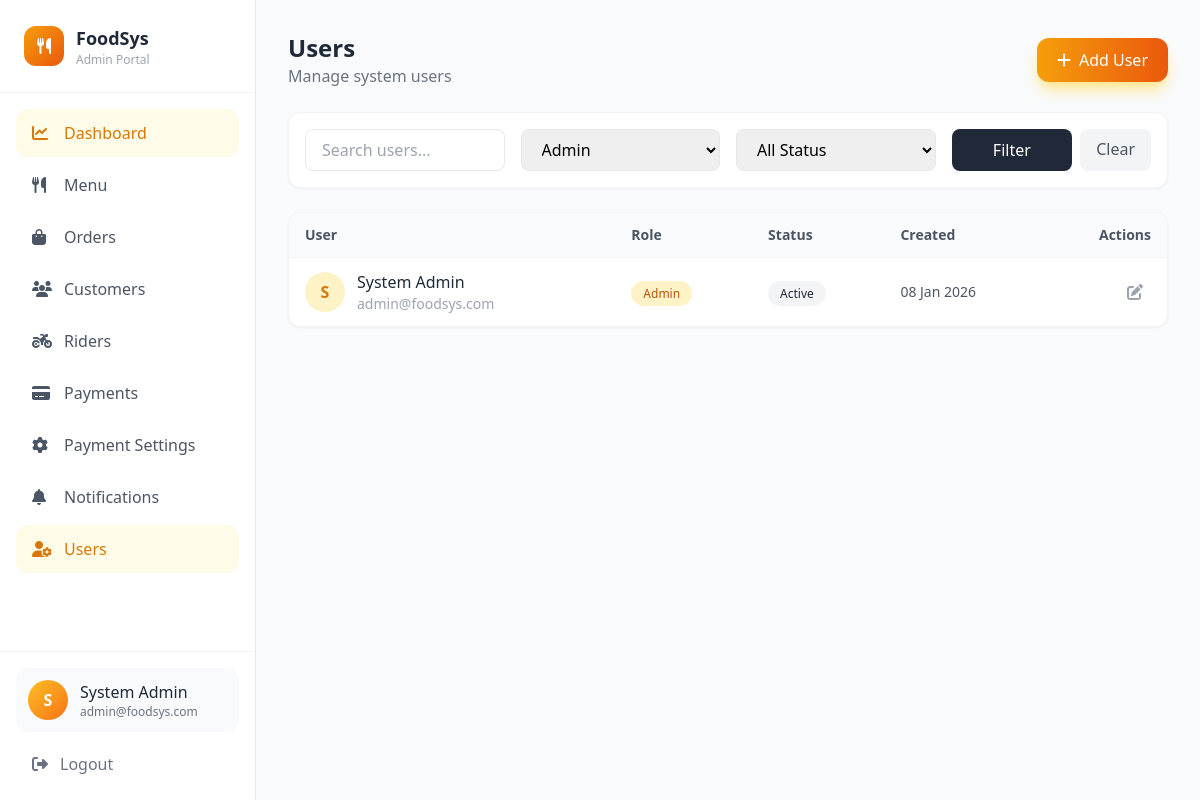
Screenshot of /admin/users.php?role=admin (signed in) with the database file from the repository.
### tables this page shows
CREATE TABLE IF NOT EXISTS `users` (
  `id` INT UNSIGNED NOT NULL AUTO_INCREMENT,
  `name` VARCHAR(100) NOT NULL,
  `email` VARCHAR(100) NOT NULL,
  `phone` VARCHAR(20) NOT NULL,
  `password` VARCHAR(255) NOT NULL,
  `role` ENUM('admin', 'staff', 'rider', 'customer') NOT NULL DEFAULT 'staff',
  `status` ENUM('active', 'inactive') NOT NULL DEFAULT 'active',
  `created_at` TIMESTAMP DEFAULT CURRENT_TIMESTAMP,
  `updated_at` TIMESTAMP DEFAULT CURRENT_TIMESTAMP ON UPDATE CURRENT_TIMESTAMP,
  PRIMARY KEY (`id`),
  UNIQUE KEY `unique_email` (`email`),
  KEY `idx_role` (`role`),
  KEY `idx_status` (`status`)
);

### classes/Database.php (called while the page is built, shortened)
<?php
class Database {
    private static $instance = null;
    private $connection;
    private function __construct() {
        try {
            $this->connection = new mysqli(
                DB_HOST,
                DB_USER,
                DB_PASS,
                DB_NAME
            );
            $this->connection->set_charset(DB_CHARSET);
        } catch (Exception $e) {
            throw new Exception("Database connection error: " . $e->getMessage());
        }
    }
    public static function getInstance() {
        if (self::$instance === null) {
            self::$instance = new self();
        }
        return self::$instance;
    }
    public function select($query, $params = []) {
        $stmt = $this->prepare($query, $params);
        $result = $stmt->get_result();
        $rows = [];
        while ($row = $result->fetch_assoc()) {
            $rows[] = $row;
        }
        return $rows;
    }
    private function prepare($query, $params = []) {
        $stmt = $this->connection->prepare($query);
        if (!empty($params)) {
            $types = '';
            $values = [];
            foreach ($params as $param) {
                if (is_int($param)) {
                    $types .= 'i';
                    $values[] = $param;
                } elseif (is_float($param)) {
                    $types .= 'd';
                    $values[] = $param;
                } elseif (is_null($param)) {
                    $types .= 's';
                    $values[] = null;
                } else {
                    $types .= 's';
                    $values[] = $param;
                }
            }
            if (!empty($types)) {
                array_unshift($values, $types);
                call_user_func_array([$stmt, 'bind_param'], $this->refValues($values));
            }
        }
        $result = $stmt->execute();
        return $stmt;
    }
    private function refValues($arr) {
        $refs = [];
        foreach ($arr as $key => $value) {
            $refs[$key] = &$arr[$key];
        }
        return $refs;
    }
}

### classes/User.php (called while the page is built, shortened)
<?php
class User {
    private $db;
    public function __construct() {
        $this->db = Database::getInstance();
    }
    public function getAll($role = null, $status = null, $search = null) {
        $query = "SELECT id, name, email, phone, role, status, created_at FROM users WHERE 1=1";
        $params = [];
        if ($role) {
            $query .= " AND role = ?";
            $params[] = $role;
        }
        $query .= " ORDER BY created_at DESC";
        return $this->db->select($query, $params);
    }
}

### admin/users.php (the view, shortened to what this page needs)
<?php
require_once dirname(__DIR__) . '/config/config.php';
$userObj = new User();
require_once INCLUDES_PATH . '/header.php';
$role = $_GET['role'] ?? '';
$statusFilter = $_GET['status'] ?? '';
$search = $_GET['search'] ?? '';
$users = $userObj->getAll($role ?: null, $statusFilter ?: null, $search ?: null);
?>
<div class="flex flex-col md:flex-row md:items-center md:justify-between gap-4 mb-6">
    <div>
        <h1 class="text-2xl font-bold text-gray-800">Users</h1>
        <p class="text-gray-500">Manage system users</p>
    </div>
    <button onclick="openNewUserModal()" class="inline-flex items-center gap-2 px-5 py-2.5 bg-gradient-to-r from-amber-500 to-orange-600 text-white font-medium rounded-xl hover:from-amber-600 hover:to-orange-700 transition-all shadow-lg shadow-amber-200">
        <i class="fas fa-plus"></i>
        <span>Add User</span>
    </button>
</div>
<div class="bg-white rounded-xl border border-gray-100 p-4 mb-6 shadow-sm">
    <form method="GET" action="" class="grid grid-cols-1 md:grid-cols-4 gap-4">
        <div>
            <input type="text" name="search" value="<?php echo htmlspecialchars($search); ?>" placeholder="Search users..." class="w-full px-4 py-2 border border-gray-200 rounded-lg focus:ring-2 focus:ring-amber-500 focus:border-amber-500">
        </div>
        <div>
            <select name="role" class="w-full px-4 py-2 border border-gray-200 rounded-lg focus:ring-2 focus:ring-amber-500 focus:border-amber-500">
                <option value="admin" <?php echo $role === 'admin' ? 'selected' : ''; ?>>Admin</option>
            </select>
        </div>
        <div>
            <select name="status" class="w-full px-4 py-2 border border-gray-200 rounded-lg focus:ring-2 focus:ring-amber-500 focus:border-amber-500">
                <option value="">All Status</option>
            </select>
        </div>
        <div class="flex gap-2">
            <button type="submit" class="flex-1 px-4 py-2 bg-gray-800 text-white rounded-lg hover:bg-gray-700">Filter</button>
            <a href="users.php" class="px-4 py-2 bg-gray-100 text-gray-600 rounded-lg hover:bg-gray-200">Clear</a>
        </div>
    </form>
</div>
<div class="bg-white rounded-xl border border-gray-100 shadow-sm overflow-hidden">
    <div class="hidden md:block overflow-x-auto">
        <table class="w-full">
            <thead class="bg-gray-50 border-b border-gray-100">
                <tr>
                    <th class="text-left px-4 py-3 text-sm font-semibold text-gray-600">User</th>
                    <th class="text-left px-4 py-3 text-sm font-semibold text-gray-600">Role</th>
                    <th class="text-left px-4 py-3 text-sm font-semibold text-gray-600">Status</th>
                    <th class="text-left px-4 py-3 text-sm font-semibold text-gray-600">Created</th>
                    <th class="text-right px-4 py-3 text-sm font-semibold text-gray-600">Actions</th>
                </tr>
            </thead>
            <tbody class="divide-y divide-gray-50">
                <?php if (empty($users)): ?>
                <tr>
                    <td colspan="5" class="px-4 py-12 text-center text-gray-400">
                        <i class="fas fa-users text-4xl mb-3"></i>
                        <p>No users found</p>
                    </td>
                </tr>
                <?php else: ?>
                    <?php foreach ($users as $u): ?>
                    <tr class="hover:bg-gray-50">
                        <td class="px-4 py-3">
                            <div class="flex items-center gap-3">
                                <div class="w-10 h-10 <?php echo $u['role'] === 'admin' ? 'bg-amber-100 text-amber-600' : ($u['role'] === 'rider' ? 'bg-purple-100 text-purple-600' : 'bg-blue-100 text-blue-600'); ?> rounded-full flex items-center justify-center font-semibold">
                                    <?php echo strtoupper(substr($u['name'], 0, 1)); ?>
                                </div>
                                <div>
                                    <p class="font-medium text-gray-800"><?php echo htmlspecialchars($u['name']); ?></p>
                                    <p class="text-sm text-gray-400"><?php echo htmlspecialchars($u['email']); ?></p>
                                </div>
                            </div>
                        </td>
                        <td class="px-4 py-3">
                            <span class="px-3 py-1 text-xs font-medium rounded-full <?php echo $u['role'] === 'admin' ? 'bg-amber-100 text-amber-700' : ($u['role'] === 'rider' ? 'bg-purple-100 text-purple-700' : 'bg-blue-100 text-blue-700'); ?>">
                                <?php echo ucfirst($u['role']); ?>
                            </span>
                        </td>
                        <td class="px-4 py-3"><?php echo getStatusBadge($u['status']); ?></td>
                        <td class="px-4 py-3">
                            <p class="text-sm text-gray-600"><?php echo formatDate($u['created_at']); ?></p>
                        </td>
                        <td class="px-4 py-3">
                            <div class="flex items-center justify-end gap-2">
                                <button onclick="editUser(<?php echo $u['id']; ?>, '<?php echo htmlspecialchars($u['name'], ENT_QUOTES); ?>', '<?php echo htmlspecialchars($u['email'], ENT_QUOTES); ?>', '<?php echo htmlspecialchars($u['phone'], ENT_QUOTES); ?>', '<?php echo $u['role']; ?>', '<?php echo $u['status']; ?>')" class="p-2 text-gray-400 hover:text-blue-600 hover:bg-blue-50 rounded-lg" title="Edit">
                                    <i class="fas fa-edit"></i>
                                </button>
                            </div>
                        </td>
                    </tr>
                    <?php endforeach; ?>
                <?php endif; ?>
            </tbody>
        </table>
    </div>
</div>
<?php require_once INCLUDES_PATH . '/footer.php'; ?>

### config/config.php (shortened to what this page needs)
<?php
spl_autoload_register(function ($class) {
    $file = CLASSES_PATH . '/' . $class . '.php';
});
require_once CLASSES_PATH . '/Database.php';
function formatDate($date, $format = null) {
    $format = $format ?? DATE_FORMAT;
    return date($format, strtotime($date));
}
function getStatusBadge($status) {
    $badges = [
        'pending' => '<span class="px-3 py-1 text-xs font-medium rounded-full bg-yellow-100 text-yellow-800">Pending</span>',
        'preparing' => '<span class="px-3 py-1 text-xs font-medium rounded-full bg-blue-100 text-blue-800">Preparing</span>',
        'out_for_delivery' => '<span class="px-3 py-1 text-xs font-medium rounded-full bg-purple-100 text-purple-800">Out for Delivery</span>',
        'delivered' => '<span class="px-3 py-1 text-xs font-medium rounded-full bg-green-100 text-green-800">Delivered</span>',
        'failed' => '<span class="px-3 py-1 text-xs font-medium rounded-full bg-red-100 text-red-800">Failed</span>',
        'cancelled' => '<span class="px-3 py-1 text-xs font-medium rounded-full bg-red-100 text-red-800">Cancelled</span>',
        'paid' => '<span class="px-3 py-1 text-xs font-medium rounded-full bg-green-100 text-green-800">Paid</span>',
        'active' => '<span class="px-3 py-1 text-xs font-medium rounded-full bg-green-100 text-green-800">Active</span>',
        'inactive' => '<span class="px-3 py-1 text-xs font-medium rounded-full bg-gray-100 text-gray-800">Inactive</span>',
    ];
    return $badges[$status] ?? '<span class="px-3 py-1 text-xs font-medium rounded-full bg-gray-100 text-gray-800">' . ucfirst($status) . '</span>';
}

### rows the page displays
users: name "S", name "System Admin", email "admin@foodsys.com", role "Admin", status "Active", created_at "08 Jan 2026"

### other values shown
SITE_NAME "FoodSys"
$user['role'] "Admin"
$item['name'] "Dashboard"
$item['name'] "Menu"
$item['name'] "Orders"
$item['name'] "Customers"
$item['name'] "Riders"
$item['name'] "Payments"
$item['name'] "Payment Settings"
$item['name'] "Notifications"
$item['name'] "Users"
substr($user['name'], 0, 1) "S"
$user['name'] "System Admin"
$user['email'] "admin@foodsys.com"
